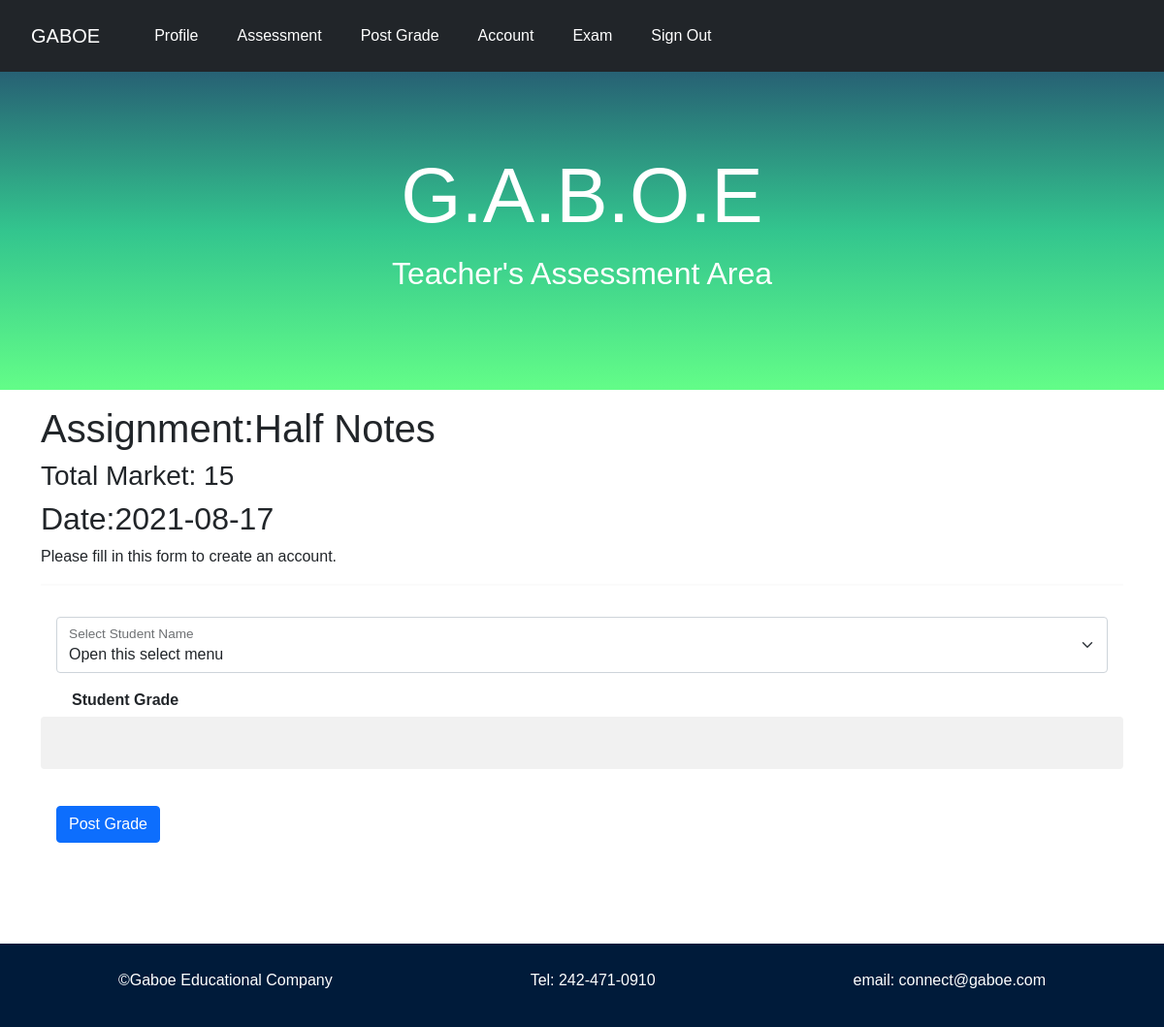
Page /edit/3 (signed in) on the committed database.
### tables this page shows
CREATE TABLE assignment (assignment_id INTEGER NOT NULL, teacher_id INTEGER NOT NULL,
              title TEXT NOT NULL, total_mark INTEGER NOT NULL, date TEXT NOT NULL, category TEXT NOT NULL,
               PRIMARY KEY(assignment_id), FOREIGN KEY(teacher_id) REFERENCES teacher(id));

### application.py (the view, shortened to what this page needs)
@app.route("/edit/<int:assignment_id>", methods=["GET", "POST"])
@login_required
def edit_assignment(assignment_id):
    current_user = session["teacher_id"]
    students = db.execute("""SELECT first_name, last_name, std.id FROM student AS std
                           INNER JOIN class AS cl ON cl.student_id = std.id WHERE cl.teacher_id = ? GROUP BY first_name""", current_user)
    assignment_detial = db.execute("SELECT title, total_mark, date FROM assignment WHERE teacher_id = ? AND assignment_id = ? ", current_user, assignment_id)
    return render_template("edit_assignment.html", students=students, detials=assignment_detial)

### helper.py (called while the page is built)
def login_required(f):
    @wraps(f)
    def decorated_function(*args, **kwargs):
            if session.get("teacher_id") is None:
                return redirect("/")
            return f(*args, **kwargs)
    return decorated_function

### templates/edit_assignment.html (shortened to what this page needs)
{% extends "layout.html" %}
{% block header %}
  <h1>G.A.B.O.E</h1>
  <p> Teacher's Assessment Area </p>
{% endblock%}
{% block main %}
<div class="container mt-3">
    <h1>Assignment:{{ detials[0]["title"]}}</h1>
    <h3>Total Market: {{ detials[0]["total_mark"]}}</h3>
    <h2>Date:{{ detials[0]["date"]}}</h2>
    <p>Please fill in this form to create an account.</p>
    <hr>
 <form action="" method="post">
       <div class="form-floating">
        <select name="student" class="form-select" id="floatingSelectGrid" aria-label="Floating label select example">
           <option selected>Open this select menu</option>
        </select>
         <label for="floatingSelect">Select Student Name</label>
         </div>
        <label class="lab"><b>Student Grade</b></label>
        <div class="input-group mb-3">
        <input class="form-control" name="score" type="number" min="0">
        </div>
        <button type="submit" class="btn btn-primary">Post Grade</button>
    </form>
    </div>
{% endblock%}

### static/styles.css (style rules this page uses)
* { box-sizing: border-box; }
body { font-family: Arial, Helvetica, sans-serif; margin: 0; }
.header h1 { font-size: 5rem; }
.header p { font-size: 2rem; }
input[type=text], input[type=password], input[type=number] { width: 100%; padding: 15px; margin: 5px 0 22px 0; display: inline-block; border: none; background: #f1f1f1; }
hr { border: 1px solid #f1f1f1; margin-bottom: 25px; }
.form-control { margin-top: 1rem; margin-left:1rem; margin-right:1rem; }
.form-floating { margin-top:2rem; margin-left:1rem; margin-right:1rem; }
.btn { margin-left:1rem; margin-bottom:6.5rem; }
.lab { margin-left:2rem; margin-top:1rem; }

### rows in the picture
assignment: title "Half Notes", total_mark "15", date "2021-08-17"
